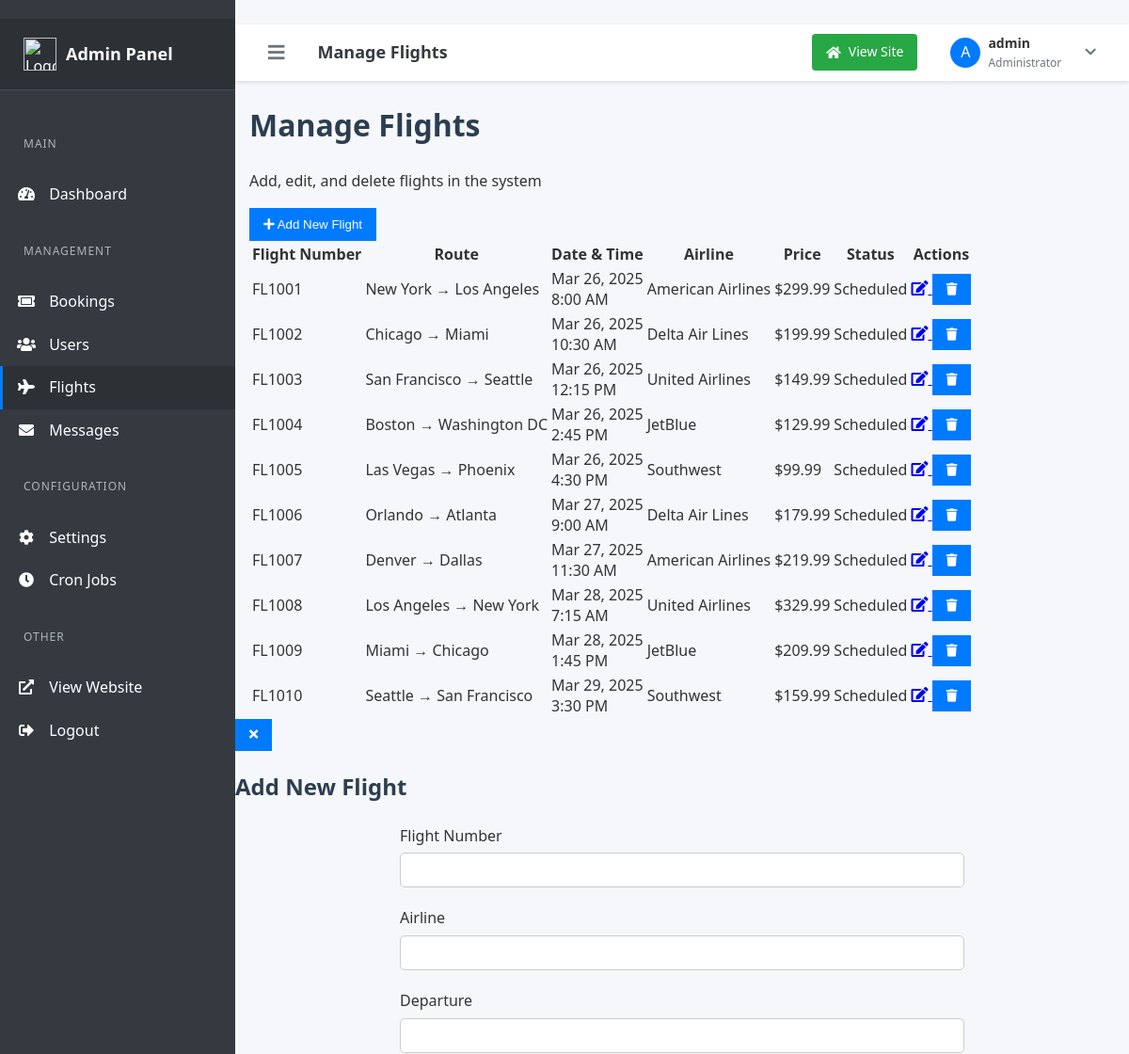
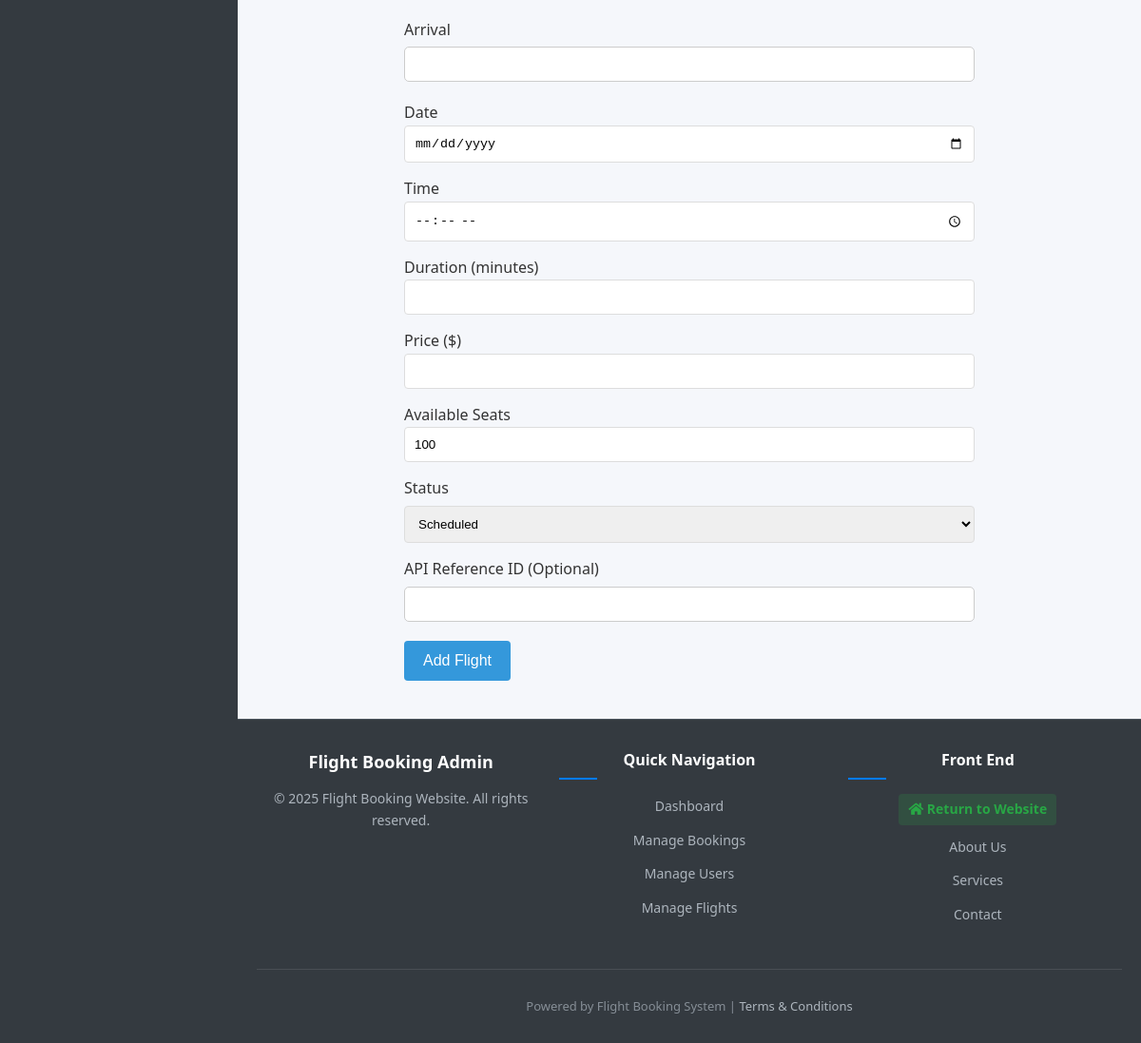
The page /admin/flights.php (signed in) on the database its author committed (2 pictures, top to bottom).
### tables this page shows
CREATE TABLE flights (
    id INT AUTO_INCREMENT PRIMARY KEY,
    flight_number VARCHAR(20) NOT NULL,
    flight_api VARCHAR(255) NULL COMMENT 'Flight ID from the API provider',
    departure VARCHAR(100) NOT NULL,
    arrival VARCHAR(100) NOT NULL,
    date DATE NOT NULL,
    time TIME NOT NULL,
    duration INT NOT NULL DEFAULT 0 COMMENT 'Duration in minutes',
    price DECIMAL(10, 2) NOT NULL,
    available_seats INT NOT NULL DEFAULT 100,
    airline VARCHAR(100) NULL,
    departure_gate VARCHAR(10) NULL,
    arrival_gate VARCHAR(10) NULL,
    departure_terminal VARCHAR(10) NULL,
    arrival_terminal VARCHAR(10) NULL,
    status VARCHAR(20) DEFAULT 'scheduled',
    created_at TIMESTAMP DEFAULT CURRENT_TIMESTAMP,
    updated_at TIMESTAMP DEFAULT CURRENT_TIMESTAMP ON UPDATE CURRENT_TIMESTAMP,
    UNIQUE KEY (flight_number, date)
);

### inc/functions.php (called while the page is built, shortened)
<?php
function getAllFlights() {
    global $pdo;
    $stmt = $pdo->query("SELECT * FROM flights ORDER BY date, time");
    return $stmt->fetchAll(PDO::FETCH_ASSOC);
}
?>

### admin/flights.php (the view, shortened to what this page needs)
<?php
require_once '../inc/db.php';
require_once '../inc/functions.php';
$flights = getAllFlights();
include 'includes/header.php';
?>
<div class="container mx-auto px-4 py-6">
    <div class="mb-6 flex justify-between items-center">
        <div>
            <h1 class="text-2xl font-bold text-gray-800 mb-2">Manage Flights</h1>
            <p class="text-gray-600">Add, edit, and delete flights in the system</p>
        </div>
        <button id="showAddFlightModal" class="px-4 py-2 bg-blue-600 text-white rounded-md hover:bg-blue-700 transition-colors flex items-center">
            <i class="fas fa-plus mr-2"></i> Add New Flight
        </button>
    </div>
    <div class="bg-white rounded-lg shadow-sm border border-gray-200 overflow-hidden">
        <div class="overflow-x-auto">
            <table class="min-w-full divide-y divide-gray-200">
                <thead class="bg-gray-50">
                    <tr>
                        <th scope="col" class="px-6 py-3 text-left text-xs font-medium text-gray-500 uppercase tracking-wider">Flight Number</th>
                        <th scope="col" class="px-6 py-3 text-left text-xs font-medium text-gray-500 uppercase tracking-wider">Route</th>
                        <th scope="col" class="px-6 py-3 text-left text-xs font-medium text-gray-500 uppercase tracking-wider">Date & Time</th>
                        <th scope="col" class="px-6 py-3 text-left text-xs font-medium text-gray-500 uppercase tracking-wider">Airline</th>
                        <th scope="col" class="px-6 py-3 text-left text-xs font-medium text-gray-500 uppercase tracking-wider">Price</th>
                        <th scope="col" class="px-6 py-3 text-left text-xs font-medium text-gray-500 uppercase tracking-wider">Status</th>
                        <th scope="col" class="px-6 py-3 text-left text-xs font-medium text-gray-500 uppercase tracking-wider">Actions</th>
                    </tr>
                </thead>
                <tbody class="bg-white divide-y divide-gray-200">
                    <?php if (empty($flights)): ?>
                        <tr>
                            <td colspan="7" class="px-6 py-4 text-center text-gray-500">No flights found.</td>
                        </tr>
                    <?php else: ?>
                        <?php foreach ($flights as $flight): ?>
                            <tr class="hover:bg-gray-50">
                                <td class="px-6 py-4 whitespace-nowrap font-medium text-gray-900">
                                    <?= htmlspecialchars($flight['flight_number']) ?>
                                </td>
                                <td class="px-6 py-4 whitespace-nowrap">
                                    <div class="text-sm text-gray-900"><?= htmlspecialchars($flight['departure']) ?> → <?= htmlspecialchars($flight['arrival']) ?></div>
                                </td>
                                <td class="px-6 py-4 whitespace-nowrap">
                                    <div class="text-sm text-gray-900"><?= date('M j, Y', strtotime($flight['date'])) ?></div>
                                    <div class="text-sm text-gray-500"><?= date('g:i A', strtotime($flight['time'])) ?></div>
                                </td>
                                <td class="px-6 py-4 whitespace-nowrap text-sm text-gray-500">
                                    <?= htmlspecialchars($flight['airline']) ?>
                                </td>
                                <td class="px-6 py-4 whitespace-nowrap text-sm font-medium text-gray-900">
                                    $<?= number_format($flight['price'], 2) ?>
                                </td>
                                <td class="px-6 py-4 whitespace-nowrap">
                                    <span class="px-2 py-1 inline-flex text-xs leading-5 font-semibold rounded-full
                                        <?php if ($flight['status'] === 'scheduled'): ?>
                                            bg-green-100 text-green-800
                                        <?php elseif ($flight['status'] === 'delayed'): ?>
                                            bg-yellow-100 text-yellow-800
                                        <?php elseif ($flight['status'] === 'cancelled'): ?>
                                            bg-red-100 text-red-800
                                        <?php else: ?>
                                            bg-gray-100 text-gray-800
                                        <?php endif; ?>">
                                        <?= ucfirst(htmlspecialchars($flight['status'])) ?>
                                    </span>
                                </td>
                                <td class="px-6 py-4 whitespace-nowrap text-sm font-medium">
                                    <div class="flex space-x-2">
                                        <a href="edit-flight.php?id=<?= $flight['id'] ?>" class="text-blue-600 hover:text-blue-900" title="Edit Flight">
                                            <i class="fas fa-edit"></i>
                                        </a>
                                        <button onclick="confirmDeleteFlight(<?= $flight['id'] ?>, '<?= htmlspecialchars($flight['flight_number']) ?>')" class="text-red-600 hover:text-red-900" title="Delete Flight">
                                            <i class="fas fa-trash"></i>
                                        </button>
                                    </div>
                                </td>
                            </tr>
                        <?php endforeach; ?>
                    <?php endif; ?>
                </tbody>
            </table>
        </div>
    </div>
</div>
<div id="addFlightModal" class="fixed inset-0 flex items-center justify-center z-50 hidden">
    <div class="bg-white rounded-lg shadow-xl max-w-3xl w-full z-10 p-6 max-h-screen overflow-y-auto relative">
        <button id="closeModal" class="absolute top-4 right-4 text-gray-500 hover:text-gray-700">
            <i class="fas fa-times"></i>
        </button>
        <h2 class="text-xl font-semibold text-gray-800 mb-4">Add New Flight</h2>
        <form action="" method="POST" class="grid grid-cols-1 md:grid-cols-2 gap-4">
            <div class="space-y-2">
                <label for="flight_number" class="block text-sm font-medium text-gray-700">Flight Number</label>
                <input type="text" name="flight_number" id="flight_number" required
                    class="w-full px-3 py-2 border border-gray-300 rounded-md shadow-sm focus:ring-blue-500 focus:border-blue-500">
            </div>
            <div class="space-y-2">
                <label for="airline" class="block text-sm font-medium text-gray-700">Airline</label>
                <input type="text" name="airline" id="airline" required
                    class="w-full px-3 py-2 border border-gray-300 rounded-md shadow-sm focus:ring-blue-500 focus:border-blue-500">
            </div>
            <div class="space-y-2">
                <label for="departure" class="block text-sm font-medium text-gray-700">Departure</label>
                <input type="text" name="departure" id="departure" required
                    class="w-full px-3 py-2 border border-gray-300 rounded-md shadow-sm focus:ring-blue-500 focus:border-blue-500">
            </div>
            <div class="space-y-2">
                <label for="arrival" class="block text-sm font-medium text-gray-700">Arrival</label>
                <input type="text" name="arrival" id="arrival" required
                    class="w-full px-3 py-2 border border-gray-300 rounded-md shadow-sm focus:ring-blue-500 focus:border-blue-500">
            </div>
            <div class="space-y-2">
                <label for="date" class="block text-sm font-medium text-gray-700">Date</label>
                <input type="date" name="date" id="date" required
                    class="w-full px-3 py-2 border border-gray-300 rounded-md shadow-sm focus:ring-blue-500 focus:border-blue-500">
            </div>
            <div class="space-y-2">
                <label for="time" class="block text-sm font-medium text-gray-700">Time</label>
                <input type="time" name="time" id="time" required
                    class="w-full px-3 py-2 border border-gray-300 rounded-md shadow-sm focus:ring-blue-500 focus:border-blue-500">
            </div>
            <div class="space-y-2">
                <label for="duration" class="block text-sm font-medium text-gray-700">Duration (minutes)</label>
                <input type="number" name="duration" id="duration" min="1" required
                    class="w-full px-3 py-2 border border-gray-300 rounded-md shadow-sm focus:ring-blue-500 focus:border-blue-500">
            </div>
            <div class="space-y-2">
                <label for="price" class="block text-sm font-medium text-gray-700">Price ($)</label>
                <input type="number" name="price" id="price" step="0.01" required
                    class="w-full px-3 py-2 border border-gray-300 rounded-md shadow-sm focus:ring-blue-500 focus:border-blue-500">
            </div>
            <div class="space-y-2">
                <label for="available_seats" class="block text-sm font-medium text-gray-700">Available Seats</label>
                <input type="number" name="available_seats" id="available_seats" value="100" min="0"
                    class="w-full px-3 py-2 border border-gray-300 rounded-md shadow-sm focus:ring-blue-500 focus:border-blue-500">
            </div>
            <div class="space-y-2">
                <label for="status" class="block text-sm font-medium text-gray-700">Status</label>
                <select name="status" id="status" required
                    class="w-full px-3 py-2 border border-gray-300 rounded-md shadow-sm focus:ring-blue-500 focus:border-blue-500">
                    <option value="scheduled">Scheduled</option>
                </select>
            </div>
            <div class="space-y-2">
                <label for="flight_api" class="block text-sm font-medium text-gray-700">API Reference ID (Optional)</label>
                <input type="text" name="flight_api" id="flight_api"
                    class="w-full px-3 py-2 border border-gray-300 rounded-md shadow-sm focus:ring-blue-500 focus:border-blue-500">
            </div>
            <div class="md:col-span-2 mt-4">
                <button type="submit" name="add_flight" class="w-full inline-flex justify-center py-2 px-4 border border-transparent shadow-sm text-sm font-medium rounded-md text-white bg-blue-600 hover:bg-blue-700 focus:outline-none focus:ring-2 focus:ring-offset-2 focus:ring-blue-500">
                    Add Flight
                </button>
            </div>
        </form>
    </div>
</div>
<?php include 'includes/footer.php'; ?>

### rows shown on the page
flights: flight_number "FL1001", departure "New York", arrival "Los Angeles", date "Mar 26, 2025", time "8:00 AM", airline "American Airlines", price "299.99", status "Scheduled"
flights: flight_number "FL1002", departure "Chicago", arrival "Miami", date "Mar 26, 2025", time "10:30 AM", airline "Delta Air Lines", price "199.99", status "Scheduled"
flights: flight_number "FL1003", departure "San Francisco", arrival "Seattle", date "Mar 26, 2025", time "12:15 PM", airline "United Airlines", price "149.99", status "Scheduled"
flights: flight_number "FL1004", departure "Boston", arrival "Washington DC", date "Mar 26, 2025", time "2:45 PM", airline "JetBlue", price "129.99", status "Scheduled"
flights: flight_number "FL1005", departure "Las Vegas", arrival "Phoenix", date "Mar 26, 2025", time "4:30 PM", airline "Southwest", price "99.99", status "Scheduled"
flights: flight_number "FL1006", departure "Orlando", arrival "Atlanta", date "Mar 27, 2025", time "9:00 AM", airline "Delta Air Lines", price "179.99", status "Scheduled"
flights: flight_number "FL1007", departure "Denver", arrival "Dallas", date "Mar 27, 2025", time "11:30 AM", airline "American Airlines", price "219.99", status "Scheduled"
flights: flight_number "FL1008", departure "Los Angeles", arrival "New York", date "Mar 28, 2025", time "7:15 AM", airline "United Airlines", price "329.99", status "Scheduled"
flights: flight_number "FL1009", departure "Miami", arrival "Chicago", date "Mar 28, 2025", time "1:45 PM", airline "JetBlue", price "209.99", status "Scheduled"
flights: flight_number "FL1010", departure "Seattle", arrival "San Francisco", date "Mar 29, 2025", time "3:30 PM", airline "Southwest", price "159.99", status "Scheduled"

### other values the page prints
$firstLetter "A"
$_SESSION['username'] "admin"
